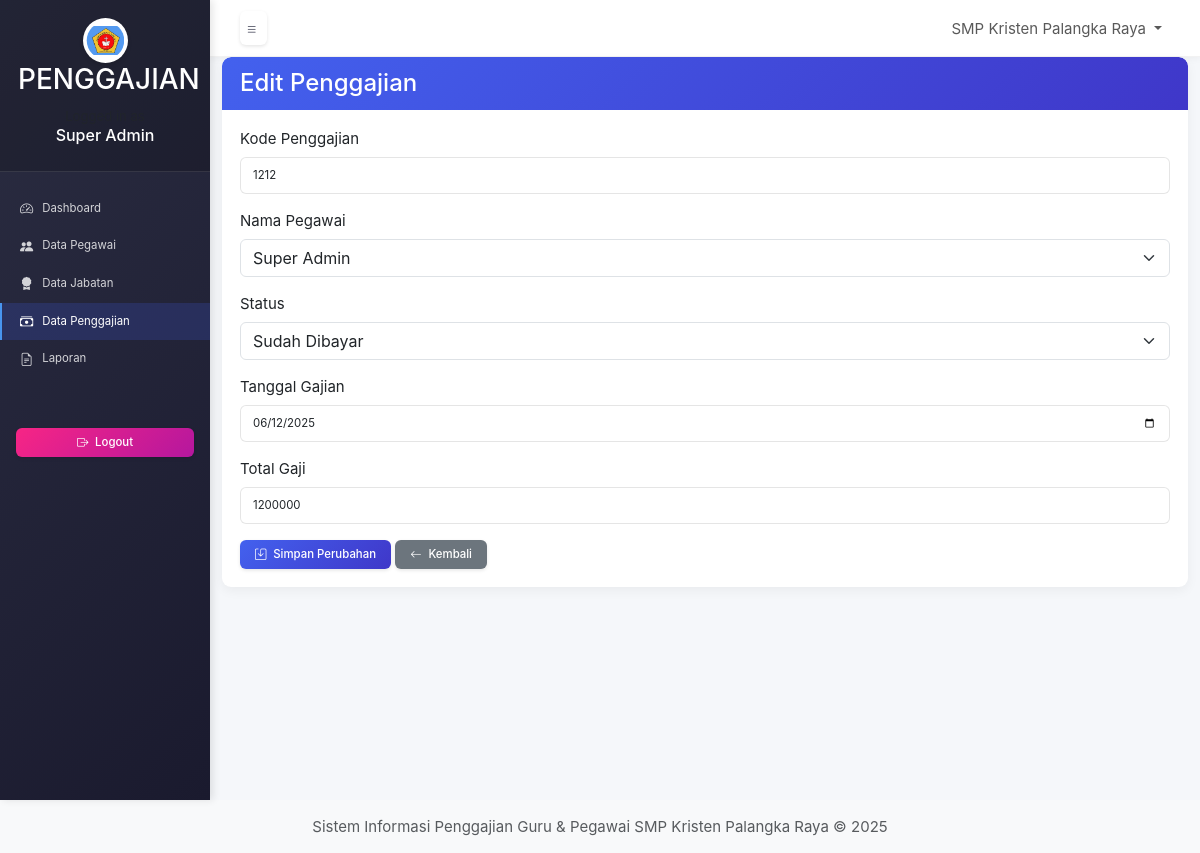
The page /modules/penggajian/edit.php?id=26 (signed in) on the database its author committed.
### tables this page shows
CREATE TABLE `tbl_penggajian` (
  `id` int(11) NOT NULL,
  `kode_penggajian` varchar(14) NOT NULL,
  `nama` varchar(50) NOT NULL,
  `status` varchar(50) NOT NULL,
  `tgl_gajian` date NOT NULL,
  `total_gaji` int(11) NOT NULL
);

### modules/penggajian/edit.php (the view, shortened to what this page needs)
<?php
include '../../config/database.php';
$users_query = "SELECT id, nama FROM tbl_user";
$users_result = mysqli_query($conn, $users_query);
$id = isset($_GET['id']) ? $_GET['id'] : null;
$payroll_query = "SELECT * FROM tbl_penggajian WHERE id = $id";
$payroll_result = mysqli_query($conn, $payroll_query);
$payroll_data = mysqli_fetch_assoc($payroll_result);
$user_query = "SELECT id FROM tbl_user WHERE nama = '".mysqli_real_escape_string($conn, $payroll_data['nama'])."'";
$user_result = mysqli_query($conn, $user_query);
$user_data = mysqli_fetch_assoc($user_result);
$current_user_id = $user_data ? $user_data['id'] : null;
?>
<?php include '../../includes/header.php'; ?>
<div class="container-fluid">
    <div class="row">
        <div class="col-md-12">
            <div class="card">
                <div class="card-header bg-primary text-white">
                    <h4 class="mb-0">Edit Penggajian</h4>
                </div>
                <div class="card-body">
                    <form action="edit.php?id=<?php echo $id; ?>" method="POST" id="penggajianForm">
                        <div class="mb-3">
                            <label for="kode_penggajian" class="form-label">Kode Penggajian</label>
                            <input type="text" class="form-control" id="kode_penggajian" name="kode_penggajian"
                                   value="<?php echo htmlspecialchars($payroll_data['kode_penggajian']); ?>" required>
                        </div>
                        <div class="mb-3">
                            <label for="user_id" class="form-label">Nama Pegawai</label>
                            <select class="form-select" id="user_id" name="user_id" required>
                                <?php
                                mysqli_data_seek($users_result, 0);
                                while ($user = mysqli_fetch_assoc($users_result)):
                                ?>
                                    <option value="<?php echo $user['id']; ?>"
                                        <?php echo ($user['id'] == $current_user_id) ? 'selected' : ''; ?>>
                                        <?php echo htmlspecialchars($user['nama']); ?>
                                    </option>
                                <?php endwhile; ?>
                            </select>
                        </div>
                        <div class="mb-3">
                            <label for="status" class="form-label">Status</label>
                            <select class="form-select" id="status" name="status" required>
                                <option value="Sudah Dibayar" <?php echo ($payroll_data['status'] == 'Sudah Dibayar') ? 'selected' : ''; ?>>Sudah Dibayar</option>
                            </select>
                        </div>
                        <div class="mb-3">
                            <label for="tgl_gajian" class="form-label">Tanggal Gajian</label>
                            <input type="date" class="form-control" id="tgl_gajian" name="tgl_gajian"
                                   value="<?php echo $payroll_data['status'] == 'Sudah Dibayar' ? htmlspecialchars($payroll_data['tgl_gajian']) : ''; ?>"
                                   max="<?php echo date('Y-m-d'); ?>">
                        </div>
                        <div class="mb-3">
                            <label for="total_gaji" class="form-label">Total Gaji</label>
                            <input type="number" class="form-control" id="total_gaji" name="total_gaji"
                                   value="<?php echo htmlspecialchars($payroll_data['total_gaji']); ?>" required>
                        </div>
                        <button type="submit" class="btn btn-primary">
                            <i class="bi bi-save"></i> Simpan Perubahan
                        </button>
                        <a href="index.php" class="btn btn-secondary">
                            <i class="bi bi-arrow-left"></i> Kembali
                        </a>
                    </form>
                </div>
            </div>
        </div>
    </div>
</div>
<?php include '../../includes/footer.php'; ?>

### assets/css/style.css (style rules this page uses)
:root { --primary-color: #4361ee; --secondary-color: #3f37c9; --accent-color: #4895ef; --dark-color: #2b2d42; --light-color: #f8f9fa; --success-color: #4cc9f0; --info-color: #4895ef; --warning-color: #f8961e; --danger-color: #f72585; --sidebar-width: 210px; --transition-speed: 0.225s; }
body { font-family: 'Poppins', -apple-system, BlinkMacSystemFont, 'Segoe UI', Roboto, Oxygen, Ubuntu, Cantarell, sans-serif; background-color: #f5f7fa; color: #4a4a4a; line-height: 1.4; overflow-x: hidden; font-size: 0.9375rem; }
.card { border: none; border-radius: 9px; box-shadow: 0 3.75px 11.25px rgba(0, 0, 0, 0.05); transition: transform 0.225s ease, box-shadow 0.225s ease; overflow: hidden; margin-bottom: 1.125rem; }
.card-header { background: linear-gradient(135deg, var(--primary-color) 0%, var(--secondary-color) 100%); color: white; border-radius: 9px 9px 0 0 !important; padding: 0.75rem 1.125rem; font-weight: 600; border: none; font-size: 0.825rem; }
.card-body { padding: 1.125rem; }
.btn { padding: 0.375rem 0.9375rem; border-radius: 6px; font-weight: 500; transition: all 0.225s ease; border: none; box-shadow: 0 1.5px 3.75px rgba(0, 0, 0, 0.1); font-size: 0.7125rem; }
.btn-primary { background: linear-gradient(135deg, var(--primary-color) 0%, var(--secondary-color) 100%); }
.btn i { margin-right: 3.75px; font-size: 0.7125rem; }
.form-control { border: 1px solid rgba(0, 0, 0, 0.1); border-radius: 6px; padding: 0.5625rem 0.75rem; transition: all 0.225s; font-size: 0.7125rem; }

### rows shown on the page
tbl_penggajian: kode_penggajian "1212", status "Sudah Dibayar", tgl_gajian "06/12/2025", total_gaji "1200000"

### other values the page prints
$nama "Super Admin"
form field user_id "Super Admin"
